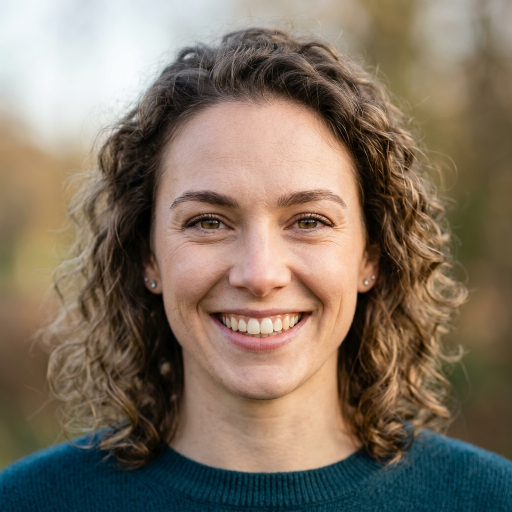
#> input picture test/sample.jpg, 1024 x 1024 px (shown at 1/2 size)
$ python stream_sender.py
#> lines starting #> are read from the running program, lines starting #| are printed output that depends on the picture
import zmq
import time
import json
import cv2
import os

# ==============================================================================
# User-configurable parameters
# ==============================================================================
BIND_ADDRESS = "tcp://*:5201"
TOPIC = "image_stream_1_monitor"
IMAGE_PATH = os.path.join(os.path.dirname(__file__), "sample.jpg")
TARGET_WIDTH = 450
TARGET_HEIGHT = 800
FPS = 30
CAM_CHANNEL = 1
# ==============================================================================

def main():
    print(f"Loading image from: {IMAGE_PATH}")
    if not os.path.exists(IMAGE_PATH):
        print(f"Error: {IMAGE_PATH} not found.")
        return

    # Load original image
    image = cv2.imread(IMAGE_PATH)
#> image is the input picture: shape (1024, 1024, 3); mean B, G, R 98.8, 114.7, 129.3
    if image is None:
        print("Error: Failed to load image.")
        return

    # Resize image to target resolution (width 450, height 800)
    resized_image = cv2.resize(image, (TARGET_WIDTH, TARGET_HEIGHT))
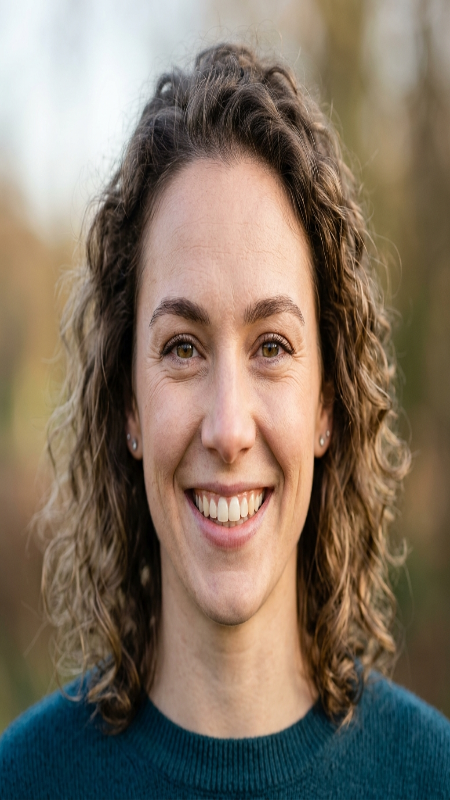
#> resized_image: shape (800, 450, 3); mean B, G, R 98.7, 114.6, 129.2

    # Encode image to JPEG format
    success, encoded_image = cv2.imencode(".jpg", resized_image)
    if not success:
        print("Error: JPEG encoding failed.")
        return

    image_bytes = encoded_image.tobytes()

    # Initialize ZMQ Publish socket
#> (the run stopped early here; a loop or call above may not have finished)
